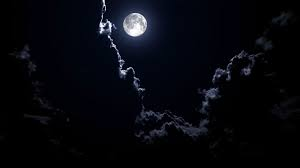
#> input picture moon 2.jpeg, 300 x 168 px
$ python -i 'assigment 1.py'   (imports and definitions only)
#> lines starting #> are read from the running program, lines starting #| are printed output that depends on the picture
#> further down, picture is the input picture: shape (168, 300, 3); mean B, G, R 13.3, 7.5, 6.3
import cv2
from skimage import feature
import matplotlib.pyplot as plt
import numpy as np
import random
from sklearn.metrics.pairwise import cosine_similarity

# Function to compute LBP texture features with grayscale conversion and image resizing
def extract_lbp_texture(image, P=8, R=1):
    # Convert the image to grayscale
#> called with P = 8, R = 1
    gray_image = cv2.cvtColor(image, cv2.COLOR_BGR2GRAY)
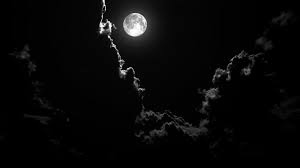
#> gray_image: shape (168, 300); min 0, max 255, mean 7.8

    # Resize the image for processing
    resized_image = cv2.resize(gray_image, (150, 150))  # Keep original image at 150x150 pixels
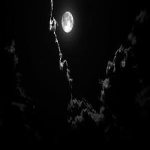
#> resized_image: shape (150, 150); min 0, max 254, mean 7.8

    # Apply Gaussian blur to reduce noise
    blurred_image = cv2.GaussianBlur(resized_image, (5, 5), 0)  # Moderate blur

    # Apply LBP texture extraction
    lbp = feature.local_binary_pattern(blurred_image, P, R, method="uniform")
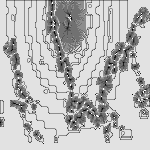
#> lbp: shape (150, 150) float64; min 0, max 9, mean 6.63; drawn with min black and max white

    # Normalize LBP for better visualization
    lbp_normalized = (lbp - lbp.min()) / (lbp.max() - lbp.min()) * 255

    # Convert LBP to uint8 for visualization
    lbp_image = lbp_normalized.astype(np.uint8)

    # Adjust texture intensity for better visualization
    lbp_image = cv2.convertScaleAbs(lbp_image, alpha=0.5, beta=0)  # Scale the texture intensity down
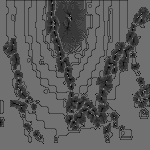
#> lbp_image: shape (150, 150); min 0, max 128, mean 93.4

    # Reduce the size of the texture to 50x50 pixels
    small_lbp_image = cv2.resize(lbp_image, (50, 50))  # Resize texture to 50x50 pixels
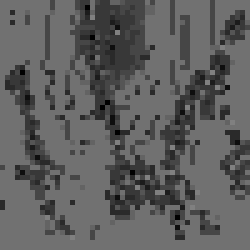
#> small_lbp_image: shape (50, 50) (shown 5 times larger); min 0, max 128, mean 93.7

    return gray_image, small_lbp_image  # Return both grayscale and reduced-size LBP images

# Simulating class creation with image loading for 'moon', 'sun', and 'mountain'
# [28 lines left out: functions load_images, random_image_selection, not called in this run]

# Function to calculate the standard deviation of LBP texture
def calculate_std(texture):
    return np.std(texture)

# Function to compare textures using cosine similarity
def compare_textures(texture_a, texture_b):
    return cosine_similarity([texture_a.flatten()], [texture_b.flatten()])[0][0]

# Main program
# [40 lines left out: function main, not called in this run]

# [2 lines not run here, left out]

>>> import cv2
>>> picture = cv2.imread('moon 2.jpeg')
>>> result = extract_lbp_texture(picture)

$ run again, on moon 3.jpeg
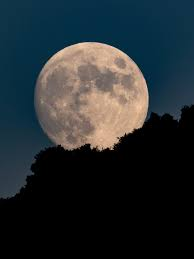
#> input picture moon 3.jpeg, 194 x 259 px
#> picture is the input picture: shape (259, 194, 3); mean B, G, R 48.6, 44.9, 37.4
#> in extract_lbp_texture, `lbp = feature.local_binary_pattern(blurred_image, P, R, method="unifor..`:
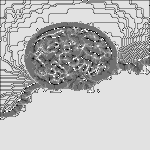
#> lbp: shape (150, 150) float64; min 0, max 9, mean 6.59; drawn with min black and max white
#> in extract_lbp_texture, `small_lbp_image = cv2.resize(lbp_image, (50, 50))`:
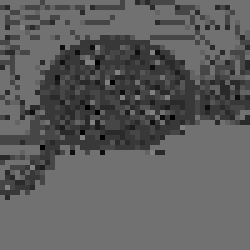
#> small_lbp_image: shape (50, 50) (shown 5 times larger); min 0, max 128, mean 92.7
